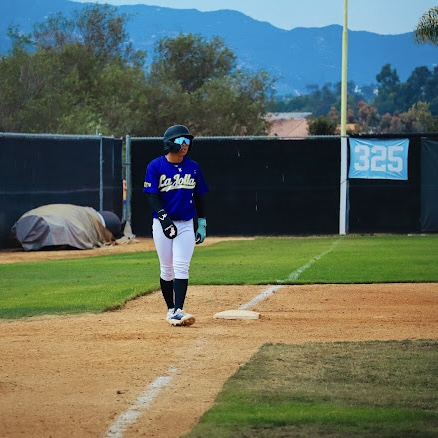
#> input picture assets/reel-bg-photo.jpg, 438 x 438 px
$ python make_baseball_reel.py ../assets/reel-bg-photo.jpg
#> lines starting #> are read from the running program, lines starting #| are printed output that depends on the picture
### scripts/render.py
#!/usr/bin/env python3
"""post.json の "slides" からカルーセル画像（1080x1350 JPG）を作る。

  python scripts/render.py          足りない画像を全部作る
  python scripts/render.py --check  作る必要があれば終了コード1（作らない）
  python scripts/render.py --force  全部作り直す

slides の書き方（1枚ずつ）:
  {"type": "cover", "label": "保存推奨", "title": "タイトル", "sub": "サブタイトル"}
  {"type": "point", "no": 1, "head": "見出し", "body": "説明文"}
  {"type": "list",  "head": "見出し", "items": ["項目1", "項目2"]}
  {"type": "phrase", "en": "English phrase", "ja": "意味", "note": "使う場面"}
  {"type": "cta"}   最後の「保存・フォロー」スライド
改行したいところには \n を入れる。
"""
from __future__ import annotations

import json
import re
import sys
from pathlib import Path

from PIL import Image, ImageDraw, ImageFont

ROOT = Path(__file__).resolve().parent.parent
POSTS = ROOT / "posts"
DEFAULT_HANDLE = "@ryugaku_real_usa"
DEFAULT_BRAND = "アメリカ留学のリアル"
HANDLE, BRAND = DEFAULT_HANDLE, DEFAULT_BRAND


# [5 lines left out: function use_identity, not called in this run]

W, H = 1080, 1350
NAVY = (20, 33, 61)
RED = (214, 40, 57)
CREAM = (250, 247, 240)
WHITE = (255, 255, 255)
INK = (40, 44, 58)
MUTED = (120, 128, 145)
SOFT = (200, 210, 230)

FONT_DIRS = ["/usr/share/fonts/opentype/noto", "/usr/share/fonts/noto-cjk",
             "/usr/share/fonts/truetype/noto", "/System/Library/Fonts"]


def _find(name: str) -> str:
#> called with name = 'NotoSansCJK-Bold.ttc'
    for d in FONT_DIRS:
        p = Path(d) / name
        if p.exists():
            return str(p)
    for p in Path("/usr/share/fonts").rglob(name):
        return str(p)
    raise SystemExit(f"フォントが見つかりません: {name}（fonts-noto-cjk をインストール）")


BOLD = _find("NotoSansCJK-Bold.ttc")
REG = _find("NotoSansCJK-Regular.ttc")
_cache: dict = {}


# [5 lines left out: function font, not called in this run]


# ------------------------------------------------------------------ photos (Unsplash License)
PHOTOS_JSON = ROOT / "assets" / "photos.json"
PHOTO_DIR = ROOT / "assets" / "photos"
RENDER_VERSION = 2   # 上げると、まだ公開していない投稿の画像を作り直す

# 投稿フォルダ名のキーワード → 写真のジャンル
TAG_RULES = [
    (("juco", "apply", "class", "campus", "advisor", "two-weeks", "ask-me", "week-review", "friends"), "campus"),
    (("credit", "bank", "card"), "card"),
    (("cost", "save-money", "scholarship", "taxes", "tip", "sending-money", "work"), "money"),
    (("supermarket", "grocery"), "grocery"),
    (("dorm", "packing"), "dorm"),
    (("det", "english-study", "schedule", "mind"), "study"),
    (("before-go", "insurance"), "airport"),
    (("license", "no-car"), "road"),
    (("sim", "phrase-phone"), "phone"),
    (("phrase-cafe", "phrase-shop"), "coffee"),
    (("phrase-sports",), "baseball"),
    (("phrase-email", "phrase-class", "phrase-question"), "library"),
    (("phrase",), "books"),
]


# [41 lines left out: functions _photos, pick_photo, not called in this run]


# ------------------------------------------------------------------ text
NO_START = set("、。，．・：；？！ー）」』】〕〉》”’ぁぃぅぇぉっゃゅょゎァィゥェォッャュョヮ…‥%％,.!?:;)]}")
TOKEN = re.compile(r"[A-Za-z0-9$%'’\-\.\,/&+#@]+|\s|.", re.S)


# [191 lines left out: functions wrap, fit, draw_lines, footer, pill, s_cover and 7 more, not called in this run]


def story_targets(force=False):
    return [pj.parent for pj in sorted(POSTS.glob("*/post.json"))
            if (pj.parent / "01.jpg").exists() and (force or not (pj.parent / "story.jpg").exists())]


TYPES = {"cover": s_cover, "point": s_point, "list": s_list, "phrase": s_phrase, "cta": s_cta}


# ------------------------------------------------------------------ main
# [43 lines left out: functions targets, main, not called in this run]


# [2 lines that do not run on import are left out]

### tools/reel_audio.py
"""リール用の効果音とBGMを numpy だけで作る（外部の音源は使わない）。

make_track(duration, events, path) で wav を書き出す。
events は {"pop": [秒, ...], "whoosh": [...], "ding": [...], "thud": [...], "click": [...]} の形。
声（voice.mp3）とは別のトラックなので、ffmpeg で重ねる。
"""
from __future__ import annotations

import wave

import numpy as np

SR = 44100
RNG = np.random.default_rng(7)   # 毎回同じ音になるように固定
# 効果音ごとのピーク音量（dBFS）。声（約 -4 dB）より十分小さくして、声の邪魔をしない
SFX_PEAK_DB = {"pop": -24.0, "ding": -26.0, "thud": -20.0, "click": -30.0, "whoosh": -30.0}


def _t(sec: float) -> np.ndarray:
    return np.arange(int(sec * SR)) / SR


def pop() -> np.ndarray:
    t = _t(0.16)
    f = 320 + 700 * np.exp(-t * 22)
    ph = 2 * np.pi * np.cumsum(f) / SR
    return np.sin(ph) * np.exp(-t * 26) * 0.55


def ding() -> np.ndarray:
    t = _t(0.9)
    y = np.sin(2 * np.pi * 988 * t) + 0.5 * np.sin(2 * np.pi * 1319 * t) + 0.25 * np.sin(2 * np.pi * 1976 * t)
    return y * np.exp(-t * 5.5) * 0.28


def thud() -> np.ndarray:
    t = _t(0.45)
    f = 48 + 90 * np.exp(-t * 14)
    ph = 2 * np.pi * np.cumsum(f) / SR
    y = np.sin(ph) * np.exp(-t * 7) * 0.95
    n = RNG.standard_normal(len(t)) * np.exp(-t * 60) * 0.15
    return y + n


def click() -> np.ndarray:
    t = _t(0.05)
    return RNG.standard_normal(len(t)) * np.exp(-t * 110) * 0.35


def whoosh() -> np.ndarray:
    n = int(0.55 * SR)
    t = np.arange(n) / SR
    noise = RNG.standard_normal(n)
    env = np.sin(np.pi * np.clip(t / 0.55, 0, 1)) ** 2
    out = np.zeros(n)
    lp = 0.0
    for i in range(n):
        a = 0.02 + 0.5 * (i / n)          # 低い音から高い音へ（フィルターを開く）
        lp += a * (noise[i] - lp)
        out[i] = lp
    return out * env * 1.4


def bgm(duration: float, bpm: float = 92.0) -> np.ndarray:
    """やわらかいコード（Am-F-C-G）に、軽いアルペジオとキックを重ねる"""
    n = int(duration * SR)
    out = np.zeros(n)
    beat = 60.0 / bpm
    chords = [(220.00, 261.63, 329.63), (174.61, 220.00, 261.63),
              (261.63, 329.63, 392.00), (196.00, 246.94, 293.66)]
    bar = 4 * beat
    nbars = int(duration / bar) + 1
    for b in range(nbars):
        notes = chords[b % 4]
        s0 = int(b * bar * SR)
        # パッド
        seg = _t(bar)
        pad = sum(np.sin(2 * np.pi * f * seg) + 0.4 * np.sin(2 * np.pi * f * 2.003 * seg) for f in notes) / 5
        env = np.minimum(1, seg / 0.25) * np.minimum(1, (bar - seg) / 0.25)
        _add(out, s0, pad * env * 0.07)
        # アルペジオ（8分音符）
        for k in range(8):
            f = notes[k % 3] * (2 if k % 2 else 1)
            ts = _t(beat)
            pl = np.sin(2 * np.pi * f * ts) * np.exp(-ts * 9)
            _add(out, s0 + int(k * beat / 2 * SR), pl * 0.05)
        # キック（1・3拍）とハット（裏拍）
        for k in (0, 2):
            tk = _t(0.22)
            kick = np.sin(2 * np.pi * np.cumsum(46 + 90 * np.exp(-tk * 25)) / SR) * np.exp(-tk * 12)
            _add(out, s0 + int(k * beat * SR), kick * 0.16)
        for k in range(8):
            if k % 2:
                th = _t(0.05)
                hat = RNG.standard_normal(len(th)) * np.exp(-th * 90)
                _add(out, s0 + int(k * beat / 2 * SR), hat * 0.02)
    fade = np.minimum(1, np.arange(n) / (SR * 1.0)) * np.minimum(1, (n - np.arange(n)) / (SR * 1.2))
    return out * fade


def _add(buf: np.ndarray, start: int, sig: np.ndarray, gain: float = 1.0) -> None:
    if start >= len(buf):
        return
    end = min(len(buf), start + len(sig))
    buf[start:end] += sig[: end - start] * gain


def make_track(duration: float, events: dict[str, list[float]], path: str, bgm_gain: float = 1.0,
               sfx_gain: float = 1.0) -> None:
    out = bgm(duration) * bgm_gain
    makers = {"pop": pop, "ding": ding, "thud": thud, "click": click, "whoosh": whoosh}
    cache = {}
    for k, f in makers.items():
        sig = f()
        cache[k] = sig / (float(np.max(np.abs(sig))) or 1.0) * 10 ** (SFX_PEAK_DB[k] / 20)
    for kind, times in events.items():
        for sec in times:
            _add(out, int(max(0.0, sec) * SR), cache[kind], sfx_gain)
    peak = float(np.max(np.abs(out))) or 1.0
    if peak > 0.95:
        out = out * (0.95 / peak)
    pcm = (out * 32767).astype("<i2")
    with wave.open(path, "wb") as w:
        w.setnchannels(1)
        w.setsampwidth(2)
        w.setframerate(SR)
        w.writeframes(pcm.tobytes())

### tools/make_baseball_reel.py
#!/usr/bin/env python3
"""日米大学野球リール（動く図解版）を作る。Pillow + ffmpeg だけ。

  python tools/make_baseball_reel.py                書き出し（posts/<FOLDER>/reel.mp4）
  python tools/make_baseball_reel.py --stills 3 9 12 20 30 37
                                                    指定した秒の静止画だけ /tmp に出す（確認用）

動画の仕様: 1080x1920 / 30fps / H.264 / 声（voice.mp3）入り / 約37秒
上の約250px・下の約380pxはインスタのUIで隠れるので、文字は置かない。
"""
from __future__ import annotations

import math
import subprocess
import sys
import tempfile
from pathlib import Path

from PIL import Image, ImageDraw

ROOT = Path(__file__).resolve().parent.parent
sys.path.insert(0, str(ROOT / "scripts"))
import render as R  # noqa: E402  フォントと色を共有する
from reel_audio import make_track  # noqa: E402  効果音とBGM

FOLDER = "2026-11-13-07-us-japan-baseball"
W, H, FPS, DUR = 1080, 1920, 30, 41.75

NAVY, RED, CREAM, WHITE, SOFT = R.NAVY, R.RED, R.CREAM, R.WHITE, R.SOFT
INK = (28, 36, 66)        # 文字
MUTED = (105, 113, 135)   # 補足の文字
LINE = (176, 186, 210)    # 枠線
PANEL = (255, 255, 255)
PANEL2 = (232, 237, 247)
GOLD = (214, 134, 10)
GREEN = (36, 150, 96)


# ------------------------------------------------------------------ 動きの部品
def clamp(x, a=0.0, b=1.0):
    return max(a, min(b, x))


def ease_out(x):
    return 1 - (1 - x) ** 3


def ease_io(x):
    return 3 * x * x - 2 * x ** 3


# [4 lines left out: function back, not called in this run]


PHOTO = ROOT / "assets" / "reel-bg-photo.jpg"
VOICE = ROOT / "posts" / FOLDER / "voice.mp3"
PAD_W, PAD_H = 1242, 2208   # 少し大きく作って、ゆっくり動かす（パン）


def build_bg(overlay: float) -> Image.Image:
    """写真を縦長に拡大してぼかし、生成り色を overlay の濃さでかぶせる"""
#> called with overlay = 0.55
    from PIL import ImageFilter
    im = Image.open(PHOTO).convert("RGB")
#> im is the input picture: PIL image 438x438 RGB; mean R, G, B 97.5, 106.8, 92.7
    sc = max(PAD_W / im.width, PAD_H / im.height)
#> sc = 5.04
    im = im.resize((int(im.width * sc) + 1, int(im.height * sc) + 1), Image.LANCZOS)
#> im: PIL image 2209x2209 RGB
    x, y = (im.width - PAD_W) // 2, (im.height - PAD_H) // 2
#> x = 483; y = 0
    im = im.crop((x, y, x + PAD_W, y + PAD_H)).filter(ImageFilter.GaussianBlur(4))
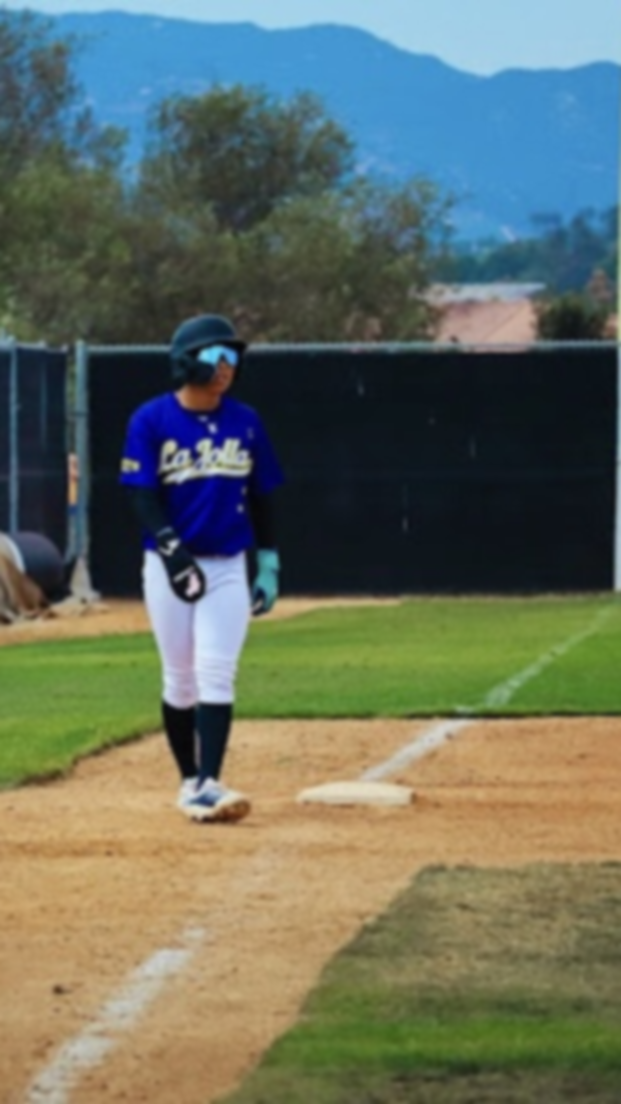
#> im: PIL image 1242x2208 RGB (shown at 1/2 size); mean R, G, B 100.1, 109.1, 95.8
    return Image.blend(im, Image.new("RGB", im.size, CREAM), overlay).convert("RGBA")
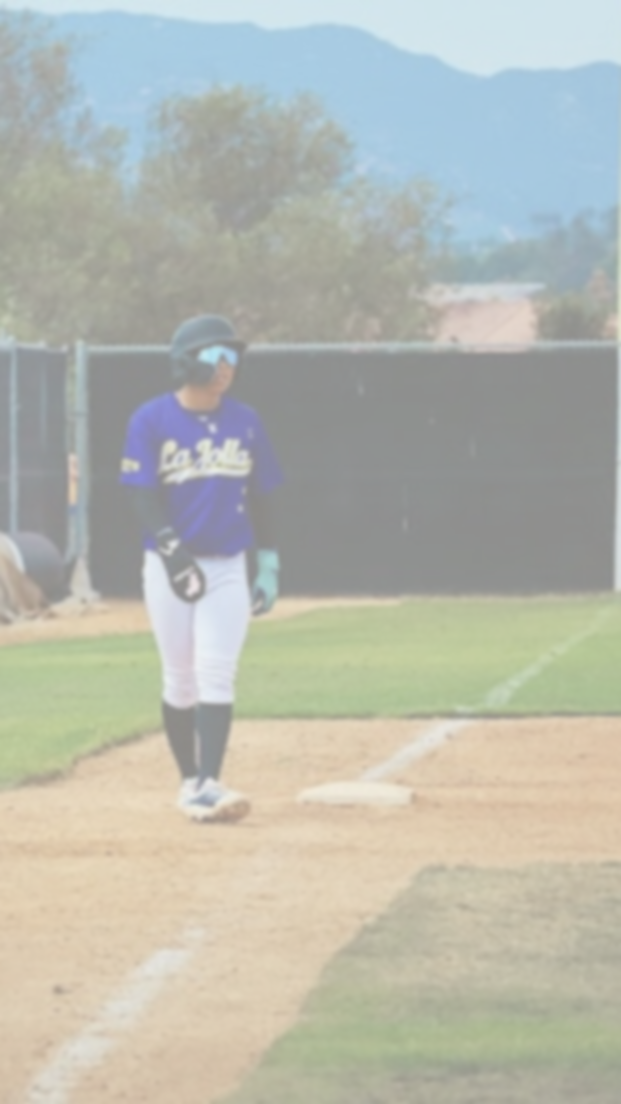
#> returned value: PIL image 1242x2208 RGBA (shown at 1/2 size); mean R, G, B, A 182, 184.4, 174.6, 255


BG_PHOTO = build_bg(0.55)   # 冒頭: 写真をしっかり見せる
BG_CLEAN = build_bg(0.86)   # 図の場面: 図が読みやすいよう淡く
#> call 2 of build_bg, with overlay = 0.86
#> in build_bg (call 2), `return Image.blend(im, Image.new("RGB", im.size, CREAM), overlay).conv..`:
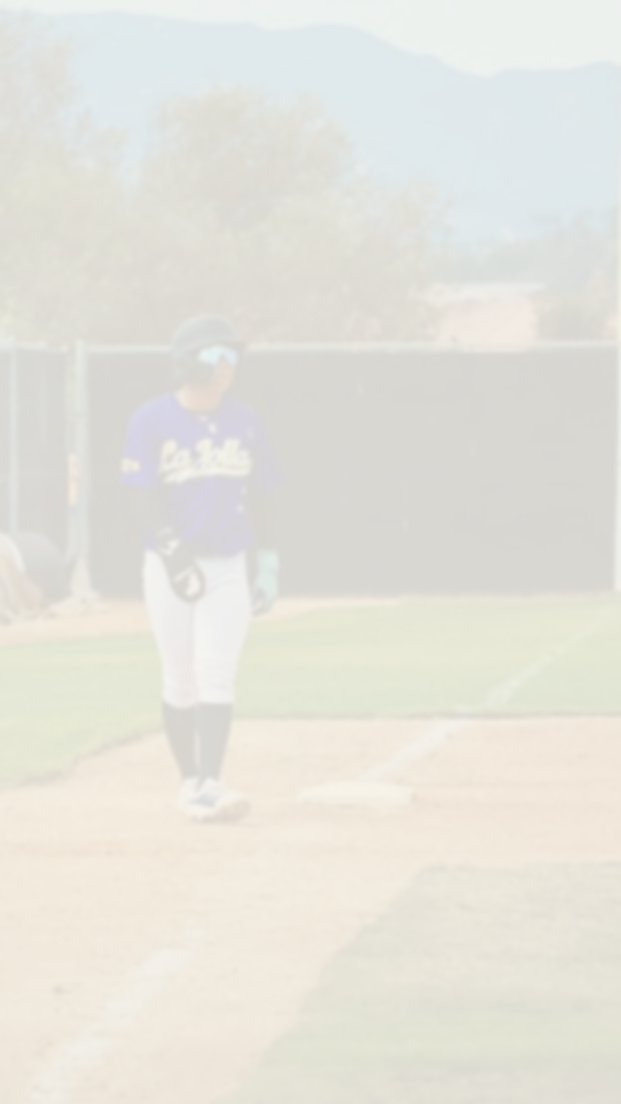
#> returned value: PIL image 1242x2208 RGBA (shown at 1/2 size); mean R, G, B, A 228.5, 227.2, 219.3, 255


# [24 lines left out: functions bg_frame, show, not called in this run]


def text(d, xy, s, size, fill, bold=True):
    d.text(xy, s, font=R.font(bold, size), fill=fill, anchor="mm")


def rrect(d, box, r, fill, outline=None, w=0):
    d.rounded_rectangle(box, r, fill=fill, outline=outline, width=w)


# [69 lines left out: functions pill, chip, arrow, xmark, flag_jp, flag_us and 2 more, not called in this run]


def en(d, xy, s, size=34, fill=MUTED):
    text(d, xy, s, size, fill, False)


# ------------------------------------------------------------------ シーン
# 1部/2部の駒の位置（日本）
SLOTS = [245, 415, 585, 755]
CW = 150   # 駒の幅
ROW1, ROW2 = 660, 1040
# 例としての成績（架空）。シーズンが進むにつれて数字が増えていく
REC = {"A": (9, 1), "B": (7, 3), "C": (5, 5), "D": (1, 9), "E": (9, 1), "F": (6, 4), "G": (5, 5), "H": (3, 7)}


def rec(name: str, p: float) -> str:
    w, l = REC[name]
    return f"{round(w * p)}勝{round(l * p)}敗"
MOVE_S, MOVE_E = 9.6, 11.6


# [133 lines left out: functions mover_pos, frame_nom, not called in this run]


# 声に合わせた時間変換: (実際の秒, 図を作ったときの秒) の対応表。間は直線でつなぐ
ANCHORS = [
    (0.0, 0.0),
    (0.1, 0.2),
    (4.3, 1.5),
    (7.0, 2.7),
    (8.0, 4.0),
    (8.1, 4.1),
    (8.6, 4.5),
    (10.5, 5.2),
    (11.0, 5.7),
    (11.2, 6.4),
    (12.3, 8.6),
    (12.5, 9.0),
    (12.7, 9.6),
    (14.2, 11.6),
    (14.4, 12.0),
    (15.1, 12.8),
    (16.4, 15.4),
    (16.6, 15.5),
    (17.1, 16.0),
    (17.8, 16.5),
    (18.4, 17.0),
    (20.4, 18.2),
    (20.7, 18.55),
    (21.0, 18.9),
    (21.4, 19.4),
    (23.1, 20.4),
    (23.5, 20.8),
    (24.6, 22.6),
    (26.1, 23.4),
    (29.65, 28.2),
    (30.65, 28.3),
    (33.65, 29.6),
    (36.45, 31.2),
    (38.65, 34.2),
    (38.85, 34.4),
    (41.75, 36.4),
]


# [7 lines left out: function nominal, not called in this run]


def frame(t: float) -> Image.Image:
    return frame_nom(nominal(t), t)


def real_of(n: float) -> float:
    """nominal() の逆変換: 図を作ったときの秒 n が、実際の動画では何秒か"""
#> called with n = 0.2
    for (r0, n0), (r1, n1) in zip(ANCHORS, ANCHORS[1:]):
        if n0 <= n <= n1 and n1 > n0:
            return r0 + (n - n0) * (r1 - r0) / (n1 - n0)
    return ANCHORS[-1][0]


SFX_NOMINAL = {
    "pop": [0.2, 1.5, 5.2, 5.7, 8.6, 16.0, 16.5, 17.0, 18.2, 18.55, 18.9, 20.8, 23.4, 28.3, 29.6, 34.6, 35.1],
    "whoosh": [4.0, 9.6, 15.4, 23.8, 28.2],
    "ding": [2.7, 11.6, 31.2],
    "thud": [11.6],
    "click": [20.4, 20.5],
}


def sfx_events() -> dict[str, list[float]]:
    return {k: [real_of(n) - (0.2 if k == "whoosh" else 0.0) for n in v] for k, v in SFX_NOMINAL.items()}


def main() -> int:
    if "--stills" in sys.argv:
        ts = [float(x) for x in sys.argv[sys.argv.index("--stills") + 1:]]
        for t in ts:
            frame(t).convert("RGB").save(f"/tmp/baseball_{t:05.1f}.jpg", quality=90)
            print(f"/tmp/baseball_{t:05.1f}.jpg")
        return 0
    out = ROOT / "posts" / FOLDER / "reel.mp4"
    track = Path(tempfile.mkdtemp()) / "sfx_bgm.wav"
    make_track(DUR, sfx_events(), str(track), bgm_gain=0.6, sfx_gain=1.0)
    mix = ("[1:a]aformat=sample_rates=44100:channel_layouts=mono[v];"
           "[2:a]aformat=sample_rates=44100:channel_layouts=mono[m];"
           "[v][m]amix=inputs=2:normalize=0:duration=longest,"
           f"afade=t=out:st={DUR - 0.3}:d=0.3,alimiter=limit=0.95[o]")
    cmd = ["ffmpeg", "-y", "-loglevel", "error", "-f", "rawvideo", "-pix_fmt", "rgb24", "-s", f"{W}x{H}",
           "-r", str(FPS), "-i", "-", "-i", str(VOICE), "-i", str(track),
           "-filter_complex", mix, "-map", "0:v", "-map", "[o]",
           "-c:v", "libx264", "-preset", "medium", "-crf", "20", "-pix_fmt", "yuv420p",
           "-c:a", "aac", "-b:a", "160k", "-t", str(DUR), "-movflags", "+faststart", str(out)]
#> (the run stopped early here; a loop or call above may not have finished)
